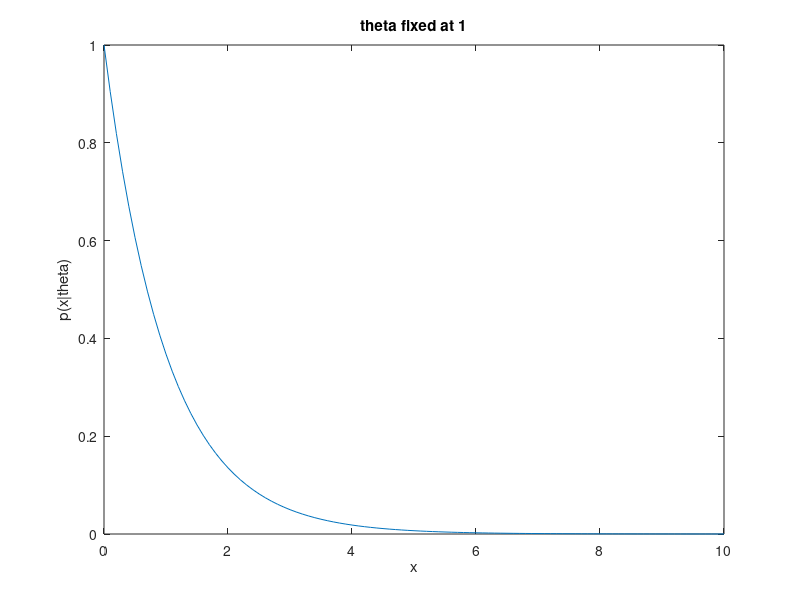
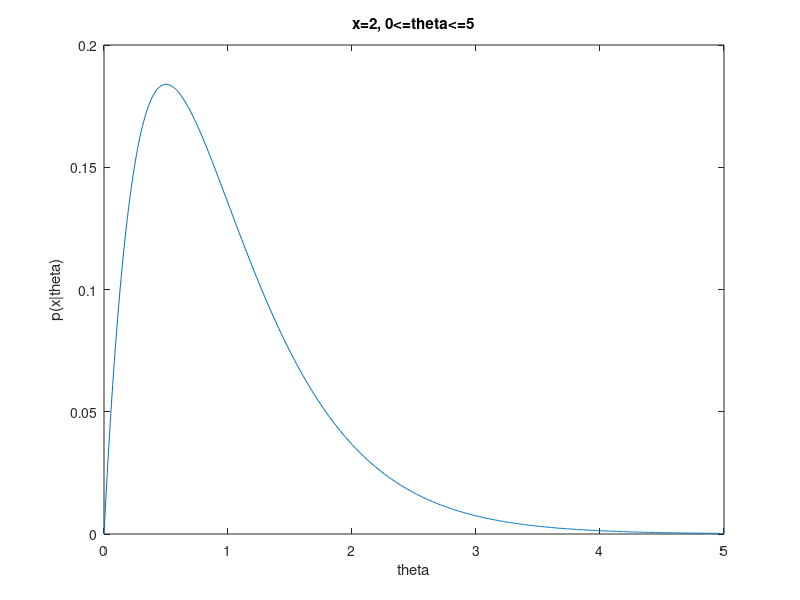
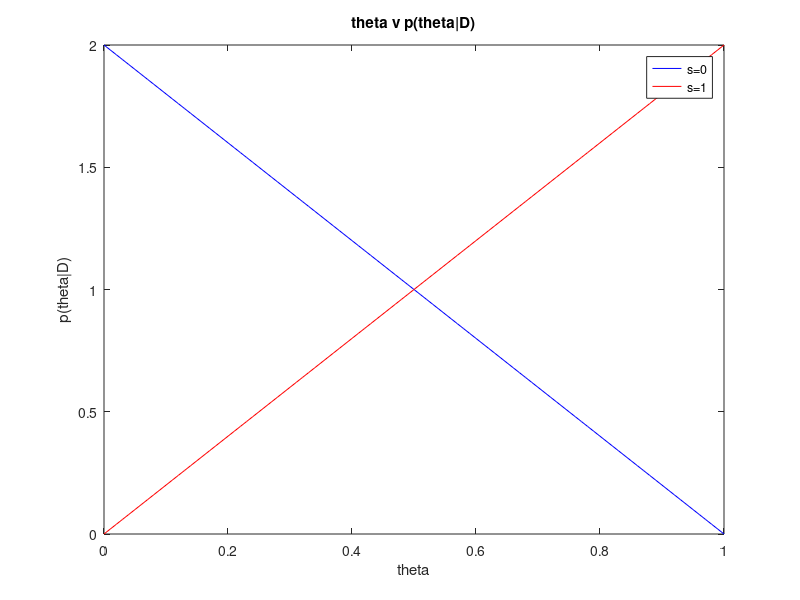

The MATLAB script that drew these images, in order:
%Problem 3
theta=1;
x = [0:0.1:10];

prob = theta*exp(-theta*x);
figure; plot(x, prob); xlabel('x'); ylabel('p(x|theta)'); title('theta fixed at 1')

x=2;
theta=[0:0.01:5];
prob = zeros(length(theta),1);
for i =1:length(theta)
    prob(i) = theta(i)*exp(-theta(i)*x);
end
figure; plot(theta, prob); xlabel('theta'); ylabel('p(x|theta)'); title('x=2, 0<=theta<=5')

%Problem 6
theta = [0:0.01:1];
p1_s0 = 2*(1-theta);
p1_s1 = 2*theta;
figure; plot(theta, p1_s0, 'b'); hold on, plot(theta, p1_s1, 'r');
title('theta v p(theta|D)'); xlabel('theta'); ylabel('p(theta|D)'); legend('s=0', 's=1')
